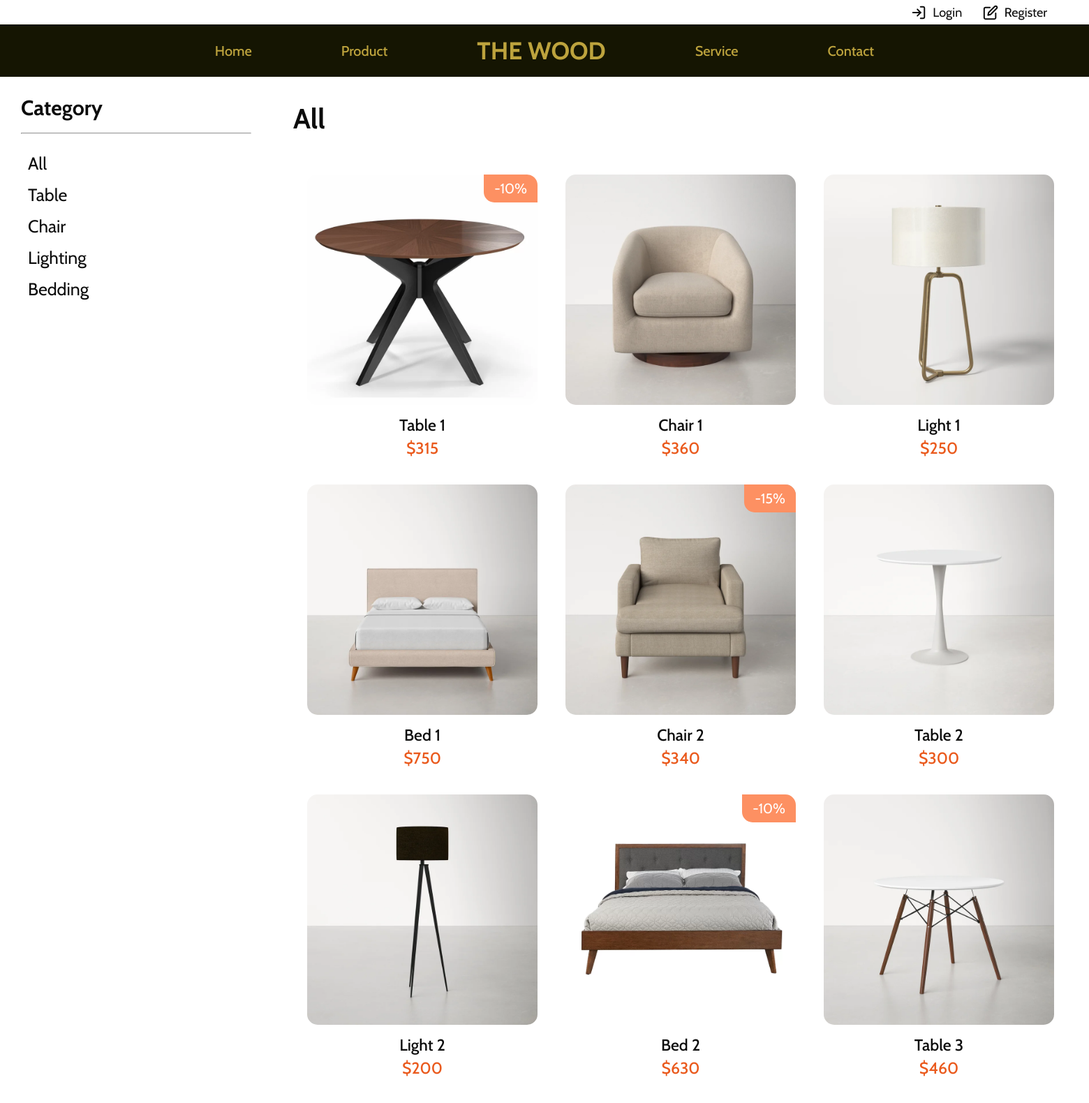
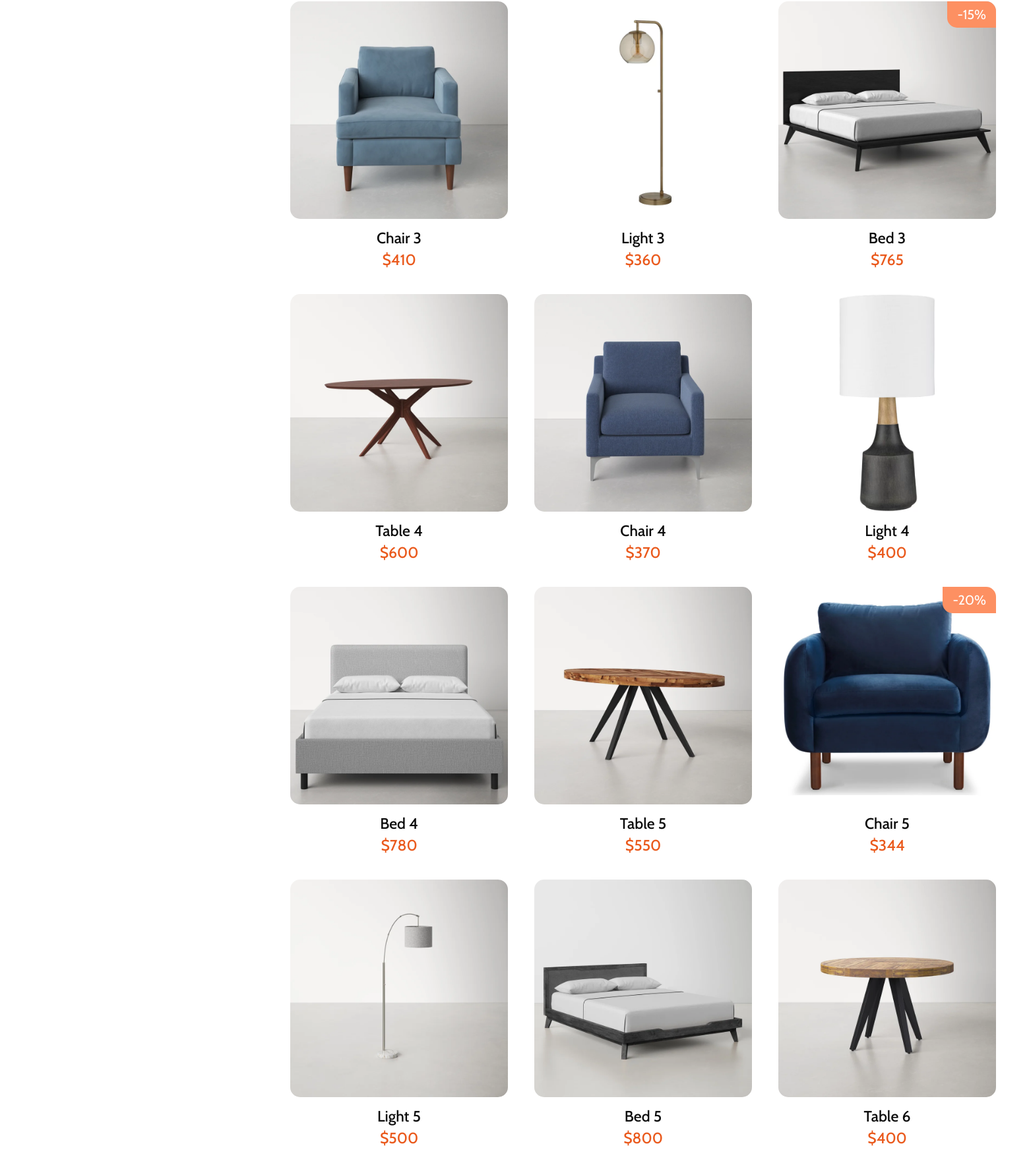
/product (upper part), run on the app's committed database (2 pictures, top to bottom).
### tables this page shows
CREATE TABLE `products` (
  `id` int(11) NOT NULL,
  `name` varchar(100) NOT NULL,
  `category` int(11) NOT NULL,
  `material` varchar(50) NOT NULL,
  `origin` varchar(20) NOT NULL,
  `img` varchar(100) NOT NULL,
  `price` decimal(15,0) NOT NULL,
  `sale` decimal(3,2) NOT NULL
);

### MVC/core/controller.php (called while the page is built, shortened)
<?php
class controller{
    public function model($model){
        return new $model;
    }
    public function  view($view,$data=[]){
        require_once "./MVC/views/".$view.".php";
    }
}

### MVC/controller/product.php (called while the page is built, shortened)
<?php
class product extends controller
{
    private $categoryModel;
    private $productModel;
    public function __construct()
    {
        $this->categoryModel = $this->model("categoryModel");
        $this->productModel = $this->model("productModel");
    }
     public function show()
    {
        $this->view("layout1", [
            "title" => "Product",
            "pages" => "product",
            "products" => $this->productModel->getProducts(),
            "categories" => $this->categoryModel->getCategories()
        ]);
    }
}

### MVC/core/App.php (called while the page is built, shortened)
<?php
class App
{
    protected $action = "show";
    function __construct()
    {
        $url = $this->getUrl();
        if (file_exists("./MVC/controller/" . $url[0] . ".php")) {
            $this->controller = $url[0];
            unset($url[0]);
        }
        $this->controller = new $this->controller;
        $this->params = $url ? array_values($url) : [];
        call_user_func_array([$this->controller, $this->action], $this->params);
    }
    function getUrl()
    {
        if (isset($_GET["url"])) {
            return explode("/", filter_var(trim($_GET["url"], "/")));
        }
    }
}

### index.php (called while the page is built, shortened)
<?php
$myApp = new App();

### MVC/core/DB.php (called while the page is built, shortened)
<?php
class  DB{
    protected $servername="localhost";
    protected $username="root";
    protected $password="";
    function __construct()
    {
        $this->con=mysqli_connect($this->servername,$this->username,$this->password);
    }
}

### MVC/models/productModel.php (called while the page is built, shortened)
<?php
class productModel extends DB{
    public function getProducts(){
        $query="SELECT pr.id as id, pr.name as name,Pr.img as img,price,sale
        FROM products as PR inner join category as CA on PR.category=CA.id
        order by pr.id";
        return mysqli_query($this->con,$query);
    }
}
?>

### MVC/models/categoryModel.php (called while the page is built, shortened)
<?php
class categoryModel extends DB{
    public function getCategories(){
        $query="SELECT * FROM category";
        return mysqli_query($this->con,$query);
    }
}
?>

### MVC/views/pages/product.php (the view)
<div class="container-fluid row nowrap">
    <?php
    require_once "./MVC/views/blocks/sidebar.php";
    ?>
    <div class="product-box col-9">
        <div class="category-title">
            <?php
            $url = explode("/", filter_var(trim($_GET["url"], "/")));
            if (isset($url[2])) {
                while ($row = mysqli_fetch_array($data["categoryName"])) {
                    echo '<h2>' . $row["name"] . '</h2>';
                }
            } else {
                echo '<h2>All</h2>';
            }
            ?>
        </div>
        <div class="products row pd-30">
            <?php
            while ($row = mysqli_fetch_array($data["products"])) {
                $sale = $row["sale"] * 100;
                $price = (1 - $row["sale"]) * $row["price"];
                echo '<a href="#">
                    <div class="item col-4 row">
                        <div class="product-img col-12">
                            <img src="public/images/' . $row["img"] . '" alt="">';
                if ($sale > 0) {
                    echo '<div class="sale">-' . $sale . '%</div>';
                }
                echo '</div>
                        <p class="product-name col-12 text-center text-black">' . $row["name"] . '</p>
                        <p class="product-price col-12 text-center text-black">$' . $price . '</p>
                    </div>
                </a>';
            }
            ?>
        </div>
    </div>
</div>

### MVC/views/layout1.php (shortened to what this page needs)
<!DOCTYPE html>
<html lang="en">
<head>
    <link rel="stylesheet" href="./public/css/reset.css">
    <link rel="stylesheet" href="./public/css/style.css">
</head>
<body>
    <div id="header">
        <?php
        require_once "./MVC/views/blocks/header.php";
        ?>
    </div>
    <div id="content">
        <?php require_once "./MVC/views/pages/" . $data["pages"] . ".php"; ?>
    </div>
</body>
</html>

### MVC/views/blocks/header.php (shortened to what this page needs)
<div class="container-fluid">
    <ul class="menu">
        <li><a href="login">
        Login</a></li>
        <li><a href="register">
        Register</a></li>
    </ul>
</div>
<div class="container">
    <ul class="nav-header">
        <li><a href="home">Home</a></li>
        <li><a href="product">Product</a></li>
        <li><a href="home">
                <h1 st>THE WOOD</h1>
            </a></li>
        <li><a href="service">Service</a></li>
        <li><a href="contact">Contact</a></li>
    </ul>
</div>

### MVC/views/blocks/sidebar.php
<div class="sidebar col-3">
        <div class="sidebar-name">
            <h3 class="text-black text-bold">Category</h3>
        </div>
        <hr>
        <ul>
            <li><a href="product">All</a></li>
            <?php
                while($row=mysqli_fetch_array($data["categories"])){
                    echo '<li><a href="product/category/'.$row["id"].'">'.$row["name"].'</a></li>';
                }
            ?>
        </ul>
    </div>

### public/css/style.css (style rules this page uses)
:root { --background-color: #151502; --secondry: #bda33d; --text-black: #0c0c0c; --soft-orange: #f49376; --hard-orange: #ea5a1d; --grey: #EEEEEE; }
body { font-family: 'Cabin', Georgia, Times, 'Times New Roman', serif; font-size: 20px; }
#header, #footer { background-color: var(--background-color); width: 100%; }
.menu { background-color: white; text-align: right; height: 35px; width: 100%; padding: 7px 60px 0px 0px; overflow: hidden; }
.menu li { display: inline-block; margin-left: 25px; }
.menu a { --font-size_menu-a: 18px; color: var(--text-black); font-size: var(--font-size_menu-a); display: inline-block; }
.menu a svg { vertical-align: sub; margin-right: 5px; }
ul.nav-header { list-style: none; padding: 0; margin: 0; display: flex; flex-direction: row; flex-wrap: nowrap; justify-content: space-evenly; align-items: center; padding: 20px 0; }
ul.nav-header li a { color: var(--secondry); font-weight: 500; }
ul.nav-header li:nth-child(3) a { font-size: 35px; font-weight: 700; }
#content { width: 100%; margin: auto; }
.container-fluid { width: 100%; }
.container { width: 1200px; margin: auto; }
.row { display: flex; flex-direction: row; flex-wrap: wrap; }
.col-9 { width: calc(100%/12*9); }
.col-12 { width: 100%; }
.col-4 { width: calc(100%/12*4); }
.col-3 { width: calc(100%/12*3); }
.text-black { color: var(--text-black); }
.nowrap { flex-wrap: nowrap; }
.text-center { text-align: center; }
.products a { display: contents; }
.product-img { position: relative; max-height: 100%; }
.product-img img { max-width: 100%; height: auto; margin: auto; border-radius: 15px; }
.products .item { padding: 20px; }
.products .product-name, .products .product-price { padding-top: 15px; font-weight: 500; font-size: 23px; }
.products .product-price { padding-top: 10px; color: var(--hard-orange); }
.products .sale { display: inline-block; background-color: #fd9062; color: white; position: absolute; padding: 10px 15px; top: 0; right: 0; border-radius: 0 15px 0 15px; }
.sidebar { padding: 20px 30px; }
.sidebar-name { padding: 10px 10px 10px 0; font-size: 30px; }
.sidebar ul { padding: 10px 0 0 10px; }
.sidebar ul li { padding: 10px 0 10px 0; }
.pd-30 { padding: 30px; }
.product-box .category-title h2 { font-size: 40px; font-weight: 700; color: var(--text-black); padding-left: 30px; margin: 40px 0 10px 0; }

### data on the page
products: img (picture), sale "10", name "Table 1", price "315"
products: img (picture), name "Chair 1", price "360"
products: img (picture), name "Light 1", price "250"
products: img (picture), name "Bed 1", price "750"
products: img (picture), sale "15", name "Chair 2", price "340"
products: img (picture), name "Table 2", price "300"
products: img (picture), name "Light 2", price "200"
products: img (picture), sale "10", name "Bed 2", price "630"
products: img (picture), name "Table 3", price "460"
products: img (picture), name "Chair 3", price "410"
products: img (picture), name "Light 3", price "360"
products: img (picture), sale "15", name "Bed 3", price "765"
products: img (picture), name "Table 4", price "600"
products: img (picture), name "Chair 4", price "370"
products: img (picture), name "Light 4", price "400"
products: img (picture), name "Bed 4", price "780"
products: img (picture), name "Table 5", price "550"
products: img (picture), sale "20", name "Chair 5", price "344"
products: img (picture), name "Light 5", price "500"
products: img (picture), name "Bed 5", price "800"
products: img (picture), name "Table 6", price "400"
